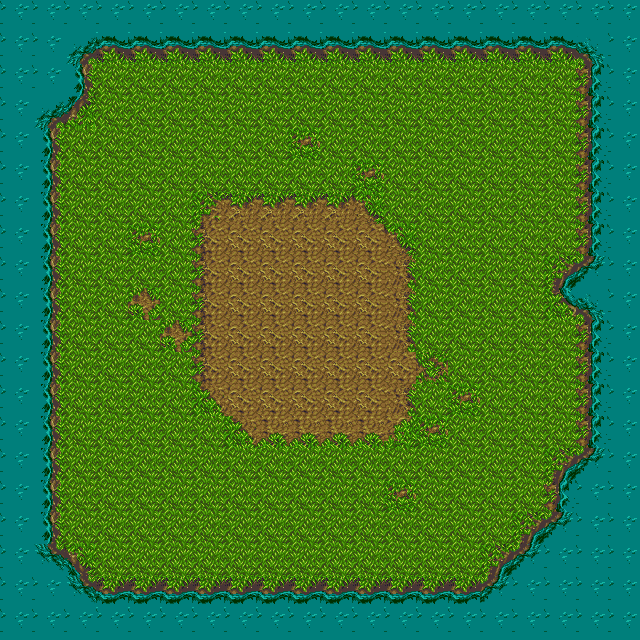

This game map was drawn from its Tiled (.tmx) file and the tilesets committed beside it. A one-line description and the full map source follow:
An orthogonal 20x20 tile map with 32x32 px tiles, 3 tile layers (Water, Deep Water, Grass).

<map version="1.2" tiledversion="1.3.1" orientation="orthogonal" renderorder="right-down" compressionlevel="0" width="20" height="20" tilewidth="32" tileheight="32" infinite="0" nextlayerid="4" nextobjectid="1">
 <tileset firstgid="1" name="wood_tileset" tilewidth="32" tileheight="32" tilecount="256" columns="16">
  <image source="wood_tileset.png" width="512" height="512" />
 </tileset>
 <layer id="2" name="Water" width="20" height="20">
  <data encoding="csv">
0,0,0,0,0,0,0,0,0,0,0,0,0,0,0,0,0,0,0,0,
0,0,55,39,39,39,39,39,39,39,39,39,39,39,39,39,39,39,56,0,
0,0,24,0,0,0,0,0,0,0,0,0,0,0,0,0,0,0,22,0,
0,55,40,0,0,0,0,0,0,0,0,0,0,0,0,0,0,0,22,0,
0,24,0,0,0,0,0,0,0,0,0,0,0,0,0,0,0,0,22,0,
0,24,0,0,0,0,0,0,0,0,0,0,0,0,0,0,0,0,22,0,
0,24,0,0,0,0,0,0,0,0,0,0,0,0,0,0,0,0,22,0,
0,24,0,0,0,0,0,0,0,0,0,0,0,0,0,0,0,0,22,0,
0,24,0,0,0,0,0,0,0,0,0,0,0,0,0,0,0,6,72,0,
0,24,0,0,0,0,0,0,0,0,0,0,0,0,0,0,0,38,56,0,
0,24,0,0,0,0,0,0,0,0,0,0,0,0,0,0,0,0,22,0,
0,24,0,0,0,0,0,0,0,0,0,0,0,0,0,0,0,0,22,0,
0,24,0,0,0,0,0,0,0,0,0,0,0,0,0,0,0,0,22,0,
0,24,0,0,0,0,0,0,0,0,0,0,0,0,0,0,0,0,22,0,
0,24,0,0,0,0,0,0,0,0,0,0,0,0,0,0,0,6,72,0,
0,24,0,0,0,0,0,0,0,0,0,0,0,0,0,0,0,22,0,0,
0,24,0,0,0,0,0,0,0,0,0,0,0,0,0,0,6,72,0,0,
0,71,8,0,0,0,0,0,0,0,0,0,0,0,0,6,72,0,0,0,
0,0,71,7,7,7,7,7,7,7,7,7,7,7,7,72,0,0,0,0,
0,0,0,0,0,0,0,0,0,0,0,0,0,0,0,0,0,0,0,0
</data>
 </layer>
 <layer id="3" name="Deep Water" width="20" height="20">
  <data encoding="csv">
23,23,23,23,23,23,23,23,23,23,23,23,23,23,23,23,23,23,23,23,
23,23,0,0,0,0,0,0,0,0,0,0,0,0,0,0,0,0,0,23,
23,23,0,0,0,0,0,0,0,0,0,0,0,0,0,0,0,0,0,23,
23,0,0,0,0,0,0,0,0,0,0,0,0,0,0,0,0,0,0,23,
23,0,0,0,0,0,0,0,0,0,0,0,0,0,0,0,0,0,0,23,
23,0,0,0,0,0,0,0,0,0,0,0,0,0,0,0,0,0,0,23,
23,0,0,0,0,0,0,0,0,0,0,0,0,0,0,0,0,0,0,23,
23,0,0,0,0,0,0,0,0,0,0,0,0,0,0,0,0,0,0,23,
23,0,0,0,0,0,0,0,0,0,0,0,0,0,0,0,0,0,0,23,
23,0,0,0,0,0,0,0,0,0,0,0,0,0,0,0,0,0,0,23,
23,0,0,0,0,0,0,0,0,0,0,0,0,0,0,0,0,0,0,23,
23,0,0,0,0,0,0,0,0,0,0,0,0,0,0,0,0,0,0,23,
23,0,0,0,0,0,0,0,0,0,0,0,0,0,0,0,0,0,0,23,
23,0,0,0,0,0,0,0,0,0,0,0,0,0,0,0,0,0,0,23,
23,0,0,0,0,0,0,0,0,0,0,0,0,0,0,0,0,0,0,23,
23,0,0,0,0,0,0,0,0,0,0,0,0,0,0,0,0,0,23,23,
23,0,0,0,0,0,0,0,0,0,0,0,0,0,0,0,0,0,23,23,
23,0,0,0,0,0,0,0,0,0,0,0,0,0,0,0,0,23,23,23,
23,23,0,0,0,0,0,0,0,0,0,0,0,0,0,0,23,23,23,23,
23,23,23,23,23,23,23,23,23,23,23,23,23,23,23,23,23,23,23,23
</data>
 </layer>
 <layer id="1" name="Grass" width="20" height="20">
  <data encoding="csv">
101,101,101,101,101,101,101,101,101,101,101,101,101,101,101,101,101,101,101,101,
101,101,101,101,101,101,101,101,101,101,101,101,101,101,101,101,101,101,101,101,
101,101,101,1,1,1,1,1,1,1,1,1,1,1,1,1,1,1,101,101,
101,101,101,1,1,1,1,1,1,1,1,1,1,1,1,1,1,1,101,101,
101,101,1,1,1,1,1,1,1,18,1,1,1,1,1,1,1,1,101,101,
101,101,1,1,1,1,1,1,1,1,1,18,1,1,1,1,1,1,101,101,
101,101,1,1,1,1,3,4,4,4,4,5,1,1,1,1,1,1,101,101,
101,101,1,1,18,1,19,20,20,20,20,20,5,1,1,1,1,1,101,101,
101,101,1,1,1,1,19,20,20,20,20,20,21,1,1,1,1,101,101,101,
101,101,1,1,33,1,19,20,20,20,20,20,21,1,1,1,1,101,101,101,
101,101,1,1,1,33,19,20,20,20,20,20,21,1,1,1,1,1,101,101,
101,101,1,1,1,1,19,20,20,20,20,20,20,2,1,1,1,1,101,101,
101,101,1,1,1,1,35,20,20,20,20,20,21,1,18,1,1,1,101,101,
101,101,1,1,1,1,1,35,36,36,36,36,37,18,1,1,1,1,101,101,
101,101,1,1,1,1,1,1,1,1,1,1,1,1,1,1,1,101,101,101,
101,101,1,1,1,1,1,1,1,1,1,1,18,1,1,1,1,101,101,101,
101,101,1,1,1,1,1,1,1,1,1,1,1,1,1,1,101,101,101,101,
101,101,101,1,1,1,1,1,1,1,1,1,1,1,1,101,101,101,101,101,
101,101,101,101,101,101,101,101,101,101,101,101,101,101,101,101,101,101,101,101,
101,101,101,101,101,101,101,101,101,101,101,101,101,101,101,101,101,101,101,101
</data>
 </layer>
</map>
